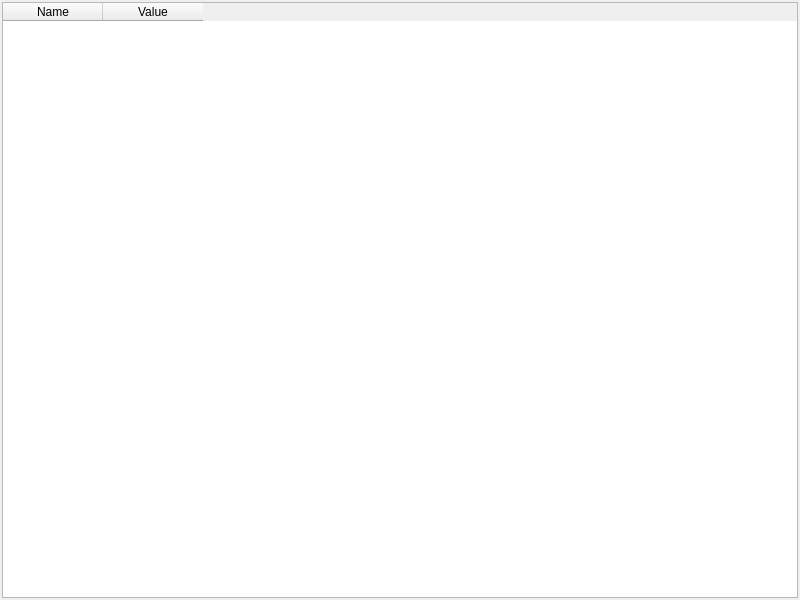
<?xml version="1.0" encoding="UTF-8"?>
<ui version="4.0">
 <class>QEditWSettings</class>
 <widget class="QMainWindow" name="QEditWSettings">
  <property name="geometry">
   <rect>
    <x>0</x>
    <y>0</y>
    <width>800</width>
    <height>600</height>
   </rect>
  </property>
  <property name="windowTitle">
   <string>MainWindow</string>
  </property>
  <widget class="QWidget" name="centralwidget">
   <layout class="QHBoxLayout" name="horizontalLayout">
    <property name="spacing">
     <number>2</number>
    </property>
    <property name="leftMargin">
     <number>2</number>
    </property>
    <property name="topMargin">
     <number>2</number>
    </property>
    <property name="rightMargin">
     <number>2</number>
    </property>
    <property name="bottomMargin">
     <number>2</number>
    </property>
    <item>
     <widget class="QTableWidget" name="grid">
      <column>
       <property name="text">
        <string>Name</string>
       </property>
      </column>
      <column>
       <property name="text">
        <string>Value</string>
       </property>
      </column>
     </widget>
    </item>
   </layout>
  </widget>
 </widget>
 <resources/>
 <connections/>
</ui>
